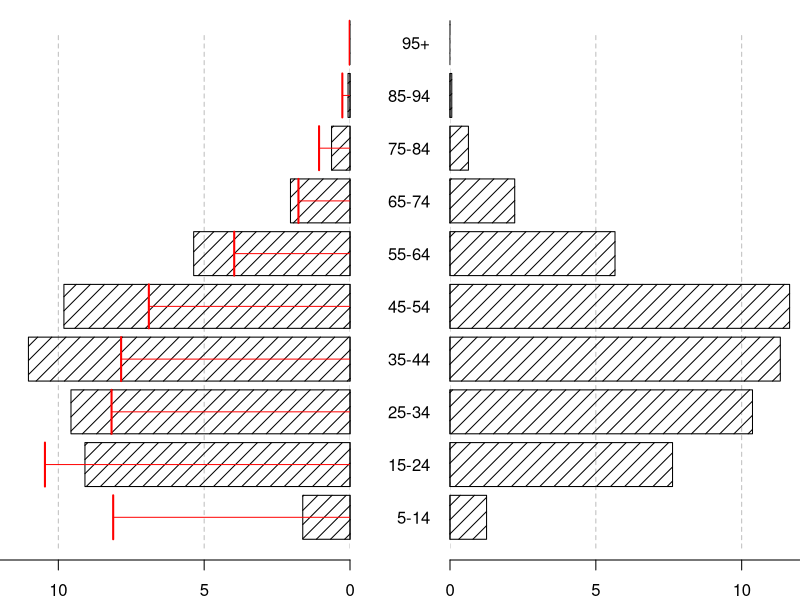

This chart was generated by the following R code: (Note: this script raises an error after producing the figure.)
#################################
## Vietnam Household Living Standards Survey
################################
#######################################
library(foreign)
library(dplyr)

## household memebrs
muc1a.2010 <- read.dta("data/muc1a.dta", 
                       convert.factors=FALSE)
# working in agriculture 
muc4a1 <- read.dta("data/muc4a1.dta", 
                    convert.factors=FALSE)

## merge both
vhlss.2010 <- inner_join( muc1a.2010, muc4a1)
province.names <- read.csv("data/tinh.csv", header=FALSE)

## wieghts
wt10 <- read.dta("data/wt10.dta",
                 convert.factors=FALSE)
wt10 <- unique(wt10)
## two househodls weights are duplicated in the weights.. so it looks like tehre are 9402 hh weights,
## but there aren't really.. this removes 2 hh = 6 people from data set


## then there are 5 households in teh data set that don't have weights as well, 
## see them here: 
#  wt10[is.na(wt10$wt9),]
wt10 <- wt10[!is.na(wt10$wt9),]
## so we have to remove those 18 people as well. 

## so an inner join is  how we get rid of the people without weights - but we've lost 7 hh or 24 people
vhlss.2010 <- inner_join(vhlss.2010, wt10)

## no of households
vhlss.2010 %>%
group_by(tinh, huyen, xa, diaban, hoso) %>%
  summarise(n=n()) %>% nrow()

## who is asked the agriculture question? over fives:   
max(vhlss.2010[is.na(vhlss.2010$m4ac1a),]$m1ac5)

## age groups: age is m1ac5 (and big age groups)
vhlss.2010 <- vhlss.2010 %>%
  filter(!is.na(m4ac1b)) %>%
  mutate(age.group = cut(m1ac5, breaks=c(seq(5,105,10)), right=FALSE, include.lowest=TRUE)) %>%
  mutate(big.age.group = cut(m1ac5, breaks=c(5,25,55, 105), right=FALSE, include.lowest=TRUE)) 


## Agri people

vhlss.2010.agri <- 
  vhlss.2010 %>%
  filter(m4ac1b==1 | m4ac3 %in% c(61, 62, 63, 92) | m4ac4 %in% c(61, 62, 63, 92))

SUM.vhlss.2010.agri <- 
  vhlss.2010.agri %>%
  dplyr::group_by(m1ac2, age.group) %>%
  dplyr::summarise(n=sum(wt9), n.uW=n())  %>%
  dplyr::ungroup()%>%
  dplyr::mutate(freq=n/sum(n), freq.uW = n.uW/sum(n.uW))

## All people (over 5)

SUM.vhlss.2010.all <- 
  vhlss.2010 %>%
  dplyr::group_by(m1ac2, age.group) %>%
  dplyr::summarise(n=sum(wt9), n.uW=n())  %>%
  dplyr::ungroup()%>%
  dplyr::mutate(freq=n/sum(n), freq.uW = n.uW/sum(n.uW))


###plots

lower <- 5
upper <- 95
labz <- c(paste(seq(lower, upper - 10, by = 10),
                seq(lower + 10 - 1, upper - 1, by = 10),
                sep = "-"),
          paste(upper, "+", sep = ""))
oldpar <-  par(no.readonly=T)

## 2.2. plot all agri pop vs all pop (over 15)

par(mfrow=c(1,2))
par(mar=c(2,0,0,2.5))
barplot(rep(0,10), horiz = TRUE,
        xlim=c(-0.12,0), axes = FALSE,
        col="black", density=10)
axis(1, at=seq(0, -0.3, -0.05), labels=seq(0, 30, 5))
for (i in seq(0, -0.1, -0.05)){
  lines(c(i,i), c(0,11.7), lty=2, col="gray")
}

barplot(-SUM.vhlss.2010.agri[SUM.vhlss.2010.agri$m1ac2==1,]$freq, horiz = TRUE,
  axes = FALSE, add=TRUE,
        col="black", density=10)

for (i in 1:11) {
  lines(-rep(SUM.vhlss.2010.all[SUM.vhlss.2010.all$m1ac2==1,]$freq[i],2), 
        c(i-1+(0.2*i), i+(0.2*i)), 
        col="red", lwd=2)
  lines(c(0, -SUM.vhlss.2010.all[SUM.vhlss.2010.all$m1ac2==1,]$freq[i]),
        rep((i-1+(0.2*i)+ i+(0.2*i))/2,2), col="red")
}

par(mar=c(2,2.5,0,0))
barplot(rep(0,10), horiz = TRUE,
        xlim=c(0,0.12), names.arg = labz, las=2, axes=FALSE,
        col="black", density=10)
axis(1, at=seq(0, 0.3, 0.05), labels=seq(0, 30, 5))
for (i in seq(0, 0.1, 0.05)){
  lines(c(i,i), c(0,11.7), lty=2, col="gray")
}
barplot(SUM.vhlss.2010.agri[SUM.vhlss.2010.agri$m1ac2==2,]$freq, horiz = TRUE,
 names.arg = labz, las=2, axes=FALSE, add=TRUE,
        col="black", density=10)

for (i in 1:11) {
  lines(rep(SUM.vhlss.2010.all[SUM.vhlss.2010.all$m1ac2==2,]$freq[i],2), 
        c(i-1+(0.2*i), i+(0.2*i)), 
        col="red", lwd=2)
  lines(c(0, SUM.vhlss.2010.all[SUM.vhlss.2010.all$m1ac2==2,]$freq[i]),
        rep((i-1+(0.2*i)+ i+(0.2*i))/2,2), col="red")
}

dev.copy2eps(file="figures/VHLSSAgriDistAll.eps", family="ComputerModern",
             width=7, height=3.7)

xx <- rbind(
  SUM.vhlss.2010.agri[SUM.vhlss.2010.agri$m1ac2==1,]$freq*100,
  SUM.vhlss.2010.agri[SUM.vhlss.2010.agri$m1ac2==2,]$freq*100,
  SUM.vhlss.2010.all[SUM.vhlss.2010.all$m1ac2==1,]$freq*100,
  SUM.vhlss.2010.all[SUM.vhlss.2010.all$m1ac2==2,]$freq*100)
colnames(xx) <- labz

require(xtable)
xtable(xx)


## 2.2. plot all agri pop vs all pop sam scale
## 
## ratio
rat <- sum(SUM.vhlss.2010.agri$n)/sum(SUM.vhlss.2010.all$n)

par(mfrow=c(1,2))
par(mar=c(2,0,0,2.5))
barplot(rep(0,10), horiz = TRUE,
        xlim=c(-0.11,0), axes = FALSE,
        col="black", density=10)
axis(1, at=seq(0, -0.3, -0.05), labels=seq(0, 30, 5))
for (i in seq(0, -0.1, -0.05)){
  lines(c(i,i), c(0,11.7), lty=2, col="gray")
}

barplot(-SUM.vhlss.2010.agri[SUM.vhlss.2010.agri$m1ac2==1,]$freq*rat, horiz = TRUE,
        axes = FALSE, add=TRUE,
        col="black", density=10)

for (i in 1:11) {
  lines(-rep(SUM.vhlss.2010.all[SUM.vhlss.2010.all$m1ac2==1,]$freq[i],2), 
        c(i-1+(0.2*i), i+(0.2*i)), 
        col="red", lwd=2)
  lines(c(0, -SUM.vhlss.2010.all[SUM.vhlss.2010.all$m1ac2==1,]$freq[i]),
        rep((i-1+(0.2*i)+ i+(0.2*i))/2,2), col="red")
}


par(mar=c(2,2.5,0,0))
barplot(rep(0,10), horiz = TRUE,
        xlim=c(0,0.11), names.arg = labz, las=2, axes=FALSE,
        col="black", density=10)
axis(1, at=seq(0, 0.3, 0.05), labels=seq(0, 30, 5))
for (i in seq(0, 0.1, 0.05)){
  lines(c(i,i), c(0,11.7), lty=2, col="gray")
}
barplot(SUM.vhlss.2010.agri[SUM.vhlss.2010.agri$m1ac2==2,]$freq*rat, horiz = TRUE,
        names.arg = labz, las=2, axes=FALSE, add=TRUE,
        col="black", density=10)

for (i in 1:11) {
  lines(rep(SUM.vhlss.2010.all[SUM.vhlss.2010.all$m1ac2==2,]$freq[i],2), 
        c(i-1+(0.2*i), i+(0.2*i)), 
        col="red", lwd=2)
  lines(c(0, SUM.vhlss.2010.all[SUM.vhlss.2010.all$m1ac2==2,]$freq[i]),
        rep((i-1+(0.2*i)+ i+(0.2*i))/2,2), col="red")
}

dev.copy2eps(file="figures/VHLSSAgriDistAllRelative.eps", family="ComputerModern",
             width=7, height=3.7)

xx <- rbind(
  c(SUM.vhlss.2010.agri[SUM.vhlss.2010.agri$m1ac2==1,]$freq*100, 0),
  c(SUM.vhlss.2010.agri[SUM.vhlss.2010.agri$m1ac2==2,]$freq*100, 0),
  c(SUM.vhlss.2010.agri[SUM.vhlss.2010.agri$m1ac2==1,]$freq*100*rat, 0),
  c(SUM.vhlss.2010.agri[SUM.vhlss.2010.agri$m1ac2==2,]$freq*100*rat, 0),
  SUM.vhlss.2010.all[SUM.vhlss.2010.all$m1ac2==1,]$freq*100,
  SUM.vhlss.2010.all[SUM.vhlss.2010.all$m1ac2==2,]$freq*100,
  c(SUM.vhlss.2010.agri[SUM.vhlss.2010.agri$m1ac2==1,]$freq*rat,0)/SUM.vhlss.2010.all[SUM.vhlss.2010.all$m1ac2==1,]$freq*100,
  c(SUM.vhlss.2010.agri[SUM.vhlss.2010.agri$m1ac2==2,]$freq*rat,0)/SUM.vhlss.2010.all[SUM.vhlss.2010.all$m1ac2==2,]$freq*100)
colnames(xx) <- labz

require(xtable)
xtable(xx)
sum(c(SUM.vhlss.2010.agri[SUM.vhlss.2010.agri$m1ac2==1,]$freq*100*rat,
      SUM.vhlss.2010.agri[SUM.vhlss.2010.agri$m1ac2==2,]$freq*100*rat))


############ same but REGIONS as well 
## Agri people

SUM.vhlss.2010.agri.REG <- 
  vhlss.2010.agri %>%
  dplyr::group_by(tinh, m1ac2, big.age.group) %>%
  dplyr::summarise(n=sum(wt9), n.uW=n())  %>%
  dplyr::mutate(freq=n/sum(n), freq.uW = n.uW/sum(n.uW))

## All people (over 5)

SUM.vhlss.2010.all.REG <- 
  vhlss.2010 %>%
  dplyr::group_by(tinh, m1ac2, big.age.group) %>%
  dplyr::summarise(n=sum(wt9), n.uW=n())  %>%
  dplyr::mutate(freq=n/sum(n), freq.uW = n.uW/sum(n.uW))

Reg.vhlss.2010.summary <- full_join(SUM.vhlss.2010.all.REG, 
                         SUM.vhlss.2010.agri.REG, 
                         by=c("tinh"="tinh", "m1ac2"="m1ac2", "big.age.group"="big.age.group")) %>%
  group_by(tinh) %>%
  mutate(prop.farmers = n.y/sum(n.y))


require(tidyr)

Reg.farmers <- Reg.vhlss.2010.summary %>%
  select(tinh, m1ac2, big.age.group, prop.farmers) %>%
  unite(sex.age, m1ac2,big.age.group) %>%
  spread( prop.farmers, key=sex.age, drop=TRUE) %>%
  arrange(.[[7]])
par(mfrow=c(1,1))
par(mar=c(2.2,2.2,0.5,.2), xpd=TRUE)  
barplot(t(as.matrix(Reg.farmers[1:61,c(4,2,3,6,5,7)])), horiz = TRUE,
        col= c("gray20", "gray50", "gray70", "pink", "pink2", "pink4"), space=0.5,
        names.arg = unlist(Reg.farmers[1:61,1]), las=2, axes=FALSE)
axis(1)
legend(0.2, 97,legend=c("a","b","c","c","b","a"), fill = c("gray20", "gray50", "gray70", "pink", "pink2", "pink4"),
       horiz = TRUE,bty = "n", x.intersp=5)

dev.copy2eps(file="figures/VHLSSRegions.eps", family="ComputerModern",
             width=8, height=12)

sum(Reg.vhlss.2010.summary[Reg.vhlss.2010.summary$tinh==34,]$n.uW.y)
sum(Reg.vhlss.2010.summary[Reg.vhlss.2010.summary$tinh==34,]$n.uW.x)
mean(unlist(Reg.farmers[,7]), na.rm=TRUE)
mean(unlist(Reg.farmers[,4]), na.rm=TRUE)


sort(unique(unlist(Reg.farmers[1:61,1])))



## split into two and add province names

left_join(Reg.farmers[1:30,1], province.names, by = c("tinh" = "V1")) %>%
  select(V2) %>%
  unlist() %>%
  as.character() -> names1
sapply(names1, function(x) substr(x, 2, nchar(x)-9)) -> names1

par(mfrow=c(1,1))
par(mar=c(2.2,7.7,2.5,.2), xpd=TRUE)  

barplot(t(as.matrix(Reg.farmers[1:30,c(4,2,3,6,5,7)])), horiz = TRUE,
        col= c("gray20", "gray50", "gray70", "pink", "pink2", "pink4"), space=0.5,
        names.arg = names1, las=2, axes=FALSE)
axis(1)
legend(0., 51,legend=c("over 55", "25-54", "under 25", "under 25", "25-54", "over 55"),
       fill = c("gray20", "gray50", "gray70", "pink", "pink2", "pink4"),
       horiz = TRUE,bty = "n", x.intersp=1)
dev.copy2eps(file="figures/VHLSSRegions1.eps", family="ComputerModern",
             width=12, height=8)

##second one 
left_join(Reg.farmers[31:61,1], province.names, by = c("tinh" = "V1")) %>%
  select(V2) %>%
  unlist() %>%
  as.character() -> names2
sapply(names2, function(x) substr(x, 2, nchar(x)-9)) -> names2
names2[4] <- "Ha Noi"
names2[21] <- "Hai Phong"
par(mfrow=c(1,1))
par(mar=c(2.2,7.7,2.5,.2), xpd=TRUE)  

barplot(t(as.matrix(Reg.farmers[31:61,c(4,2,3,6,5,7)])), horiz = TRUE,
        col= c("gray20", "gray50", "gray70", "pink", "pink2", "pink4"), space=0.5,
        names.arg = names2, las=2, axes=FALSE)
axis(1)
c("over 55", "25-54", "under 25", "under 25", "25-54", "over 55")
legend(0., 51,legend=c("over 55", "25-54", "under 25", "under 25", "25-54", "over 55"),
       fill = c("gray20", "gray50", "gray70", "pink", "pink2", "pink4"),
       horiz = TRUE,bty = "n", x.intersp=1)
dev.copy2eps(file="figures/VHLSSRegions2.eps", family="ComputerModern",
             width=12, height=8)
